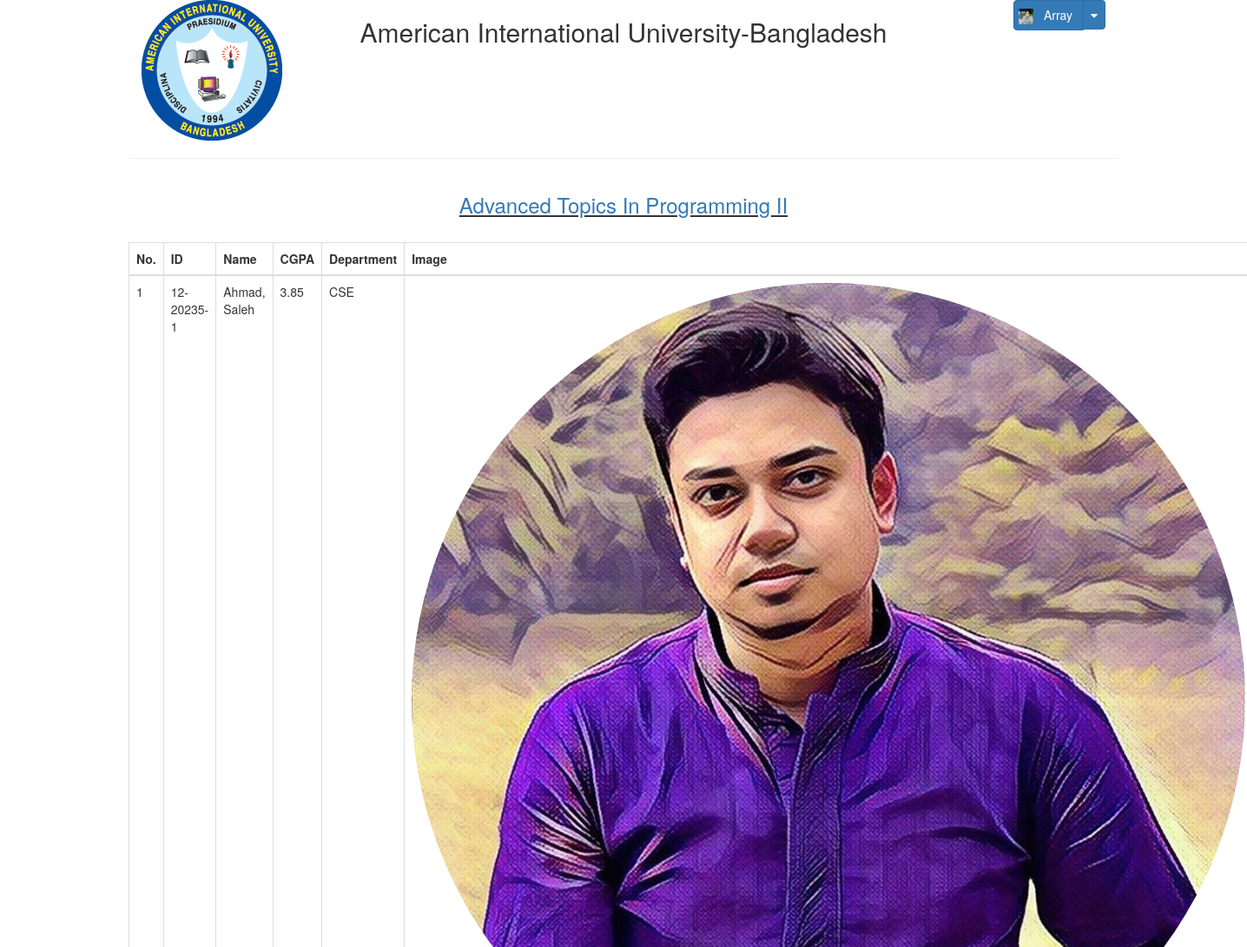
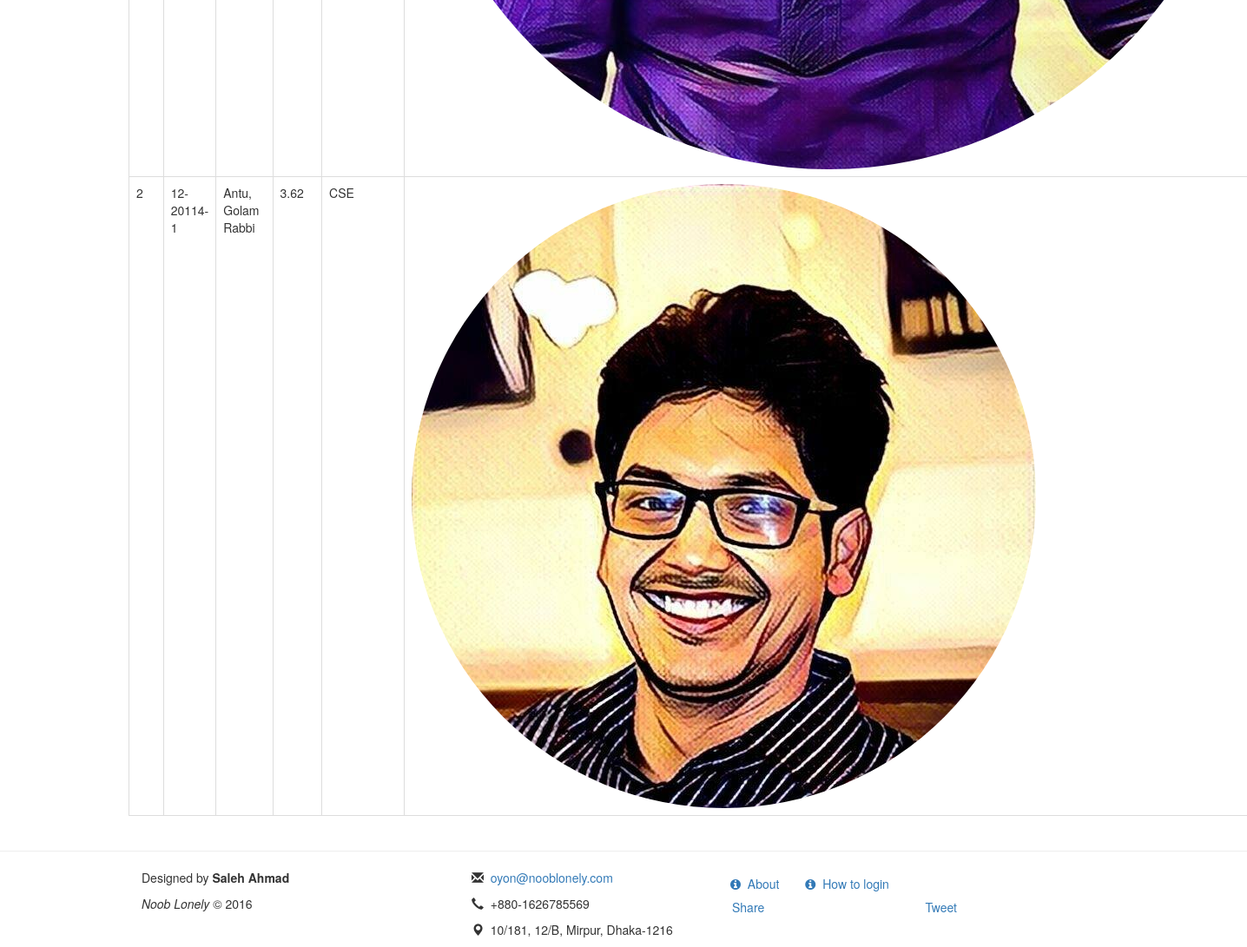
The app's page /studentList.php?id=1 (signed in) with its own data (2 pictures, top to bottom).
### tables this page shows
CREATE TABLE `teacher` (
  `t_id` int(11) NOT NULL COMMENT 'teacher id',
  `t_aiub_id` varchar(15) NOT NULL COMMENT 'teacher aiub id',
  `t_name` varchar(55) NOT NULL COMMENT 'teacher name',
  `t_pass` varchar(255) NOT NULL DEFAULT '1234' COMMENT 'teacher pass',
  `t_email` varchar(100) NOT NULL COMMENT 'teacher email',
  `t_phone` text NOT NULL COMMENT 'teacher phone',
  `t_gender` text COMMENT 'teacher gender',
  `t_dob` date NOT NULL COMMENT 'teacher date of birth',
  `t_image` varchar(255) NOT NULL DEFAULT 'default-user.png' COMMENT 'teacher image',
  `t_designation` varchar(255) NOT NULL DEFAULT 'Lecturer' COMMENT 'teacher designation',
  `img_contents` text COMMENT 'Teacher''s profile Picture''s Contents',
  `t_small_image` text COMMENT 'Teacher''s Image Icon'
);

CREATE TABLE `course` (
  `c_id` int(11) NOT NULL COMMENT 'course id',
  `c_name` varchar(55) NOT NULL COMMENT 'course name',
  `t_id` int(11) NOT NULL DEFAULT '0' COMMENT 'teacher id'
);

CREATE TABLE `student` (
  `s_id` int(11) NOT NULL COMMENT 'student id',
  `s_aiub_id` varchar(15) NOT NULL COMMENT 'student aiub id',
  `s_full_name` varchar(55) NOT NULL COMMENT 'student full name',
  `s_cgpa` float NOT NULL DEFAULT '0' COMMENT 'student cgpa',
  `s_phone` varchar(20) NOT NULL COMMENT 'student phone',
  `s_email` varchar(55) DEFAULT NULL COMMENT 'student email',
  `s_pass` varchar(255) NOT NULL DEFAULT '1234' COMMENT 'student password',
  `s_dept` varchar(10) NOT NULL COMMENT 'student department',
  `s_image` text COMMENT 'student image',
  `s_gender` varchar(10) DEFAULT NULL COMMENT 'student gender',
  `s_dob` date DEFAULT NULL COMMENT 'student date of birth',
  `s_small_image` text COMMENT 'Student''s Image Icon',
  `img_contents` text COMMENT 'Contents of Image'
);

### model/db.php (called while the page is built, shortened)
<?php
function getCourseName($cid)
{
	$conn = db_conn();
	$sql = "SELECT `c_name` FROM `course`
WHERE `c_id` = ".mysqli_real_escape_string($conn, $cid);
	$result = mysqli_query($conn, $sql);
	$row = mysqli_fetch_array($result, MYSQLI_ASSOC);
	return $row['c_name'];
}
function studentList($cid)
{
	$conn = db_conn();
	$sql = "SELECT student.s_id, `s_aiub_id`, `s_full_name`, `s_cgpa`, `s_dept`, `s_image`
FROM `student`
INNER JOIN `teacher_student_course` ON student.s_id = teacher_student_course.s_id
WHERE teacher_student_course.c_id = ".mysqli_real_escape_string($conn, $cid)."
ORDER BY student.s_full_name";
	$result = mysqli_query($conn, $sql);
	$row = array();
	for($i=0; $i< mysqli_num_rows($result); $i++){
		$row[] = mysqli_fetch_array($result, MYSQLI_ASSOC);
	}
	return $row;
}
function returnTeacherPic($tid)
{
	$conn = db_conn();
	$sql = "SELECT `t_small_image` FROM `teacher`
WHERE `t_id` = ".mysqli_real_escape_string($conn, $tid);
	$result = mysqli_query($conn, $sql);
	$row = mysqli_fetch_array($result, MYSQLI_ASSOC);
	$teacherImage = $row['t_small_image'];
	return $teacherImage;
}

### studentList.php (the view, shortened to what this page needs)
<?php
	$cid          = $_GET['id'];
	$outputString = studentList($cid);
?>
<!DOCTYPE html>
<html lang="en-US">
<head>
  <?php require_once 'head.php'; ?>
</head>
<body>
  <div id="wrap">
	<main>
	  <div class="container">
		<header>
		  <div class="row">
			<div class="col-md-12">
			  <?php require_once 'header.php'; ?>
			</div>
		  </div>
		</header>
		<hr />
		<section>
		  <div class="row">
			<div class="col-md-12">
			  <h3 class="text-center">
				<ins>
				  <a href="<?= SERVER; ?>/teacher/course/<?= htmlentities(stripcslashes($_GET['id']), ENT_QUOTES, 'UTF-8'); ?>">
					<?= getCourseName($_GET['id']) ?>
				  </a>
				</ins>
			  </h3>
			  <br />
			  <?php if(!count($outputString)): ?>
				<h3>No Data Found.</h3>
			  <?php else: ?>
				<table class="table table-bordered">
				  <thead>
					<tr>
					  <th>No.</th>
					  <th>ID</th>
					  <th>Name</th>
					  <th>CGPA</th>
					  <th>Department</th>
					  <th>Image</th>
					</tr>
				  </thead>
				  <tbody>
					<?php foreach($outputString as $i => $value):?>
					  <tr>
						<td><?= $i+1; ?></td>
						<td><?= htmlentities(stripcslashes($value['s_aiub_id']), ENT_QUOTES, 'UTF-8'); ?></td>
						<td><?= htmlentities(stripcslashes($value['s_full_name']), ENT_QUOTES, 'UTF-8'); ?></td>
						<td><?= htmlentities(stripcslashes(number_format((float)$value['s_cgpa'], 2, '.', '')), ENT_QUOTES, 'UTF-8'); ?></td>
						<td><?= htmlentities(stripcslashes($value['s_dept']), ENT_QUOTES, 'UTF-8'); ?></td>
						<td>
						  <img src="<?= STUDENTPP, '/', htmlentities(stripcslashes($value['s_image']), ENT_QUOTES, 'UTF-8'); ?>"
							   alt="Profile Pic"
							   class="img-circle zoom">
						</td>
					  </tr>
					<?php endforeach; ?>
				  </tbody>
				</table>
			  <?php endif; ?>
			</div>
		  </div>
		</section>
	  </div>
	</main>
  </div>
  <?php require_once 'footer.php' ?>
</body>
</html>

### header.php (shortened to what this page needs)
<div class="col-lg-2 col-md-3 padding20">
  <a href="<?= SERVER ?>">
	<img src="<?= SERVER; ?>/assets/img/aiub.png" alt="aiub logo" class="center-block" />
  </a>
</div>
<div class="col-lg-8 col-md-6 text-center">
  <h2>American International University-Bangladesh</h2>
</div>
<div class="col-lg-2 col-md-3 padding20">
  <?php if(isset($_SESSION['teacher']) || isset($_SESSION['stud']) || isset($_SESSION['authority'])): ?>
	<div class="pull-right">
	  <div class="btn-group">
		<a class="btn btn-primary" style="padding-left: 5px;">
		  <?php if (isset($_SESSION['teacher'])): ?>
			<img src="<?= TEACHERPPICO ?>/<?= returnTeacherPic($_SESSION['tid']) ?>" alt="" style="border-radius: 2px;" />
			<span>&nbsp;&nbsp;<?= $_SESSION['teacher'] ?></span>
		  <?php elseif (isset($_SESSION['stud'])): ?>
			<img src="<?= STUDENTPPICO ?>/<?= returnStdentPic($_SESSION['sid']) ?>" alt="" style="border-radius: 2px;" />
			<span>&nbsp;&nbsp;<?= $_SESSION['stud'] ?></span>
		  <?php elseif(isset($_SESSION['authority'])): ?>
			<img src="<?= SERVER ?>/assets/img/authority/hasansir.jpg" alt="authority propic" style="border-radius: 2px;width: 17px;height: 18px;" />
			<span>&nbsp;&nbsp;<?= $_SESSION['authority'] ?></span>
		  <?php endif; ?>
		</a>
		<a class="btn btn-primary dropdown-toggle" data-toggle="dropdown" href="#">
		  <span class="fa fa-caret-down"></span></a>
		</div>
	</div>
	<?php endif; ?>
</div>

### records on screen
teacher: t_small_image (picture)
course: c_name "Advanced Topics In Programming II"
student: s_aiub "12-20235-1", s_full_name "Ahmad, Saleh", s_cgpa "3.85", s_dept "CSE", s_image (picture)
student: s_aiub "12-20114-1", s_full_name "Antu, Golam Rabbi", s_cgpa "3.62", s_dept "CSE", s_image (picture)

### other values on screen
$_SESSION['teacher'] "Array"
